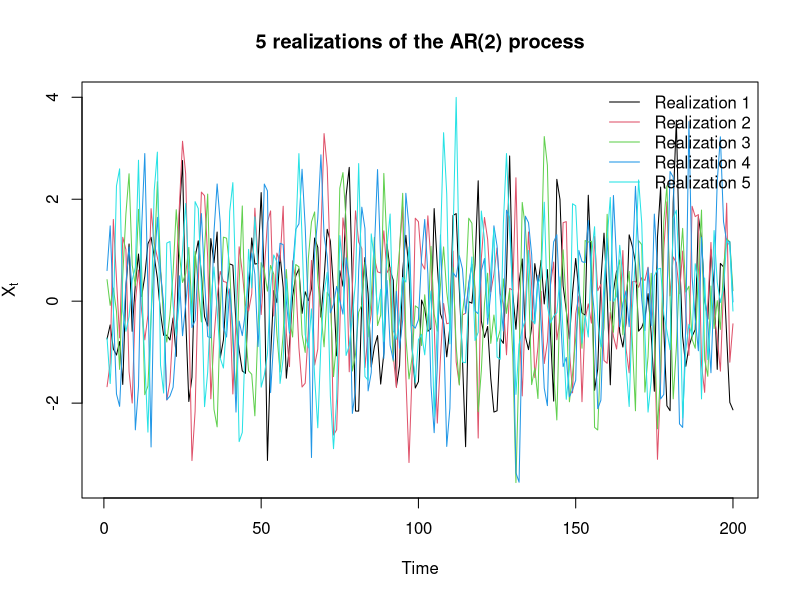
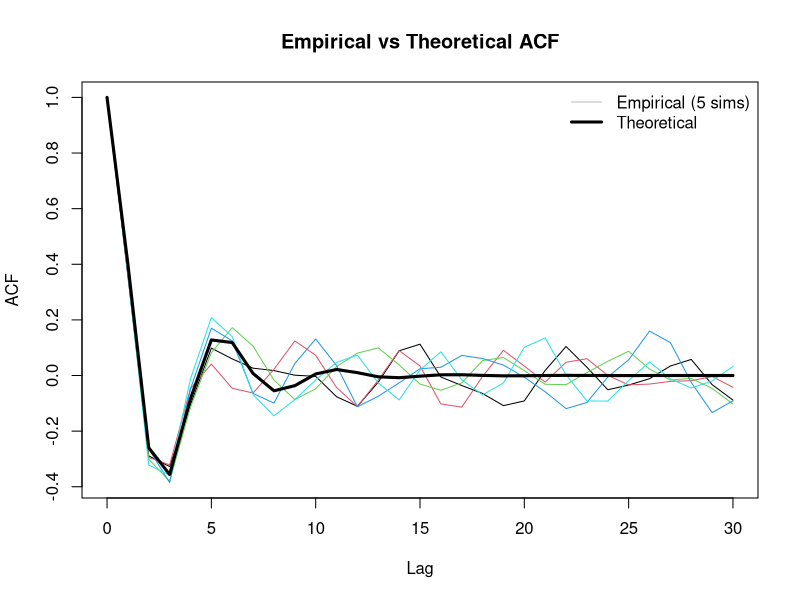

The R script that drew these images, in order:
# Set seed for reproducibility
set.seed(123)

# Number of observations
n <- 200

# Number of realizations
n_sim <- 5

# Simulate 5 realizations of the AR(2) process
# Model in assignment: X_t + phi1*X_{t-1} + phi2*X_{t-2} = e_t
# In arima.sim(), AR signs are flipped, so we use ar = c(-phi1, -phi2)
sim_data <- replicate(
  n_sim,
  arima.sim(n = n, model = list(ar = c(0.6, -0.5)))
)

# Plot all 5 realizations in one figure
matplot(
  sim_data,
  type = "l",        # line plot
  lty = 1,           # solid lines
  xlab = "Time",
  ylab = expression(X[t]),
  main = "5 realizations of the AR(2) process"
)

# Add legend
legend(
  "topright",
  legend = paste("Realization", 1:5),
  lty = 1,
  col = 1:5,
  bty = "n"
)


##############################################################################################################
# problem 1.2 

# Number of lags
lag_max <- 30

# --- Theoretical ACF ---
# Compute theoretical ACF using ARMAacf
acf_theoretical <- ARMAacf(ar = c(0.6, -0.5), lag.max = lag_max)

# --- Empirical ACF ---
# Compute ACF for each of the 5 simulations
acf_empirical <- apply(sim_data, 2, function(x) {
  acf(x, plot = FALSE, lag.max = lag_max)$acf
})

# --- Plot ---
# Plot first empirical ACF
plot(
  0:lag_max,
  acf_empirical[,1],
  type = "l",
  ylim = range(acf_empirical, acf_theoretical),
  xlab = "Lag",
  ylab = "ACF",
  main = "Empirical vs Theoretical ACF"
)

# Add remaining empirical ACFs
for(i in 2:ncol(acf_empirical)){
  lines(0:lag_max, acf_empirical[,i], col = i)
}

# Add theoretical ACF (thick black line)
lines(0:lag_max, acf_theoretical, lwd = 3, col = "black")

# Legend
legend(
  "topright",
  legend = c("Empirical (5 sims)", "Theoretical"),
  col = c("gray", "black"),
  lwd = c(1,3),
  bty = "n"
)
